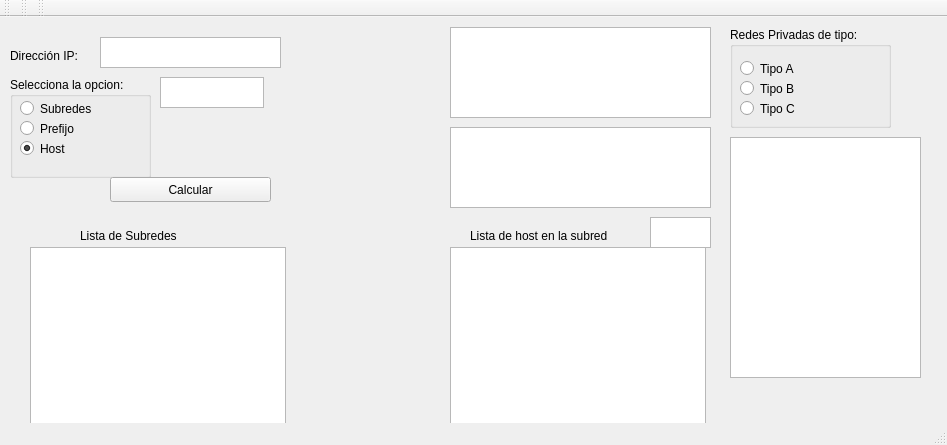
<?xml version="1.0" encoding="UTF-8"?>
<ui version="4.0">
 <class>MainWindow</class>
 <widget class="QMainWindow" name="MainWindow">
  <property name="geometry">
   <rect>
    <x>0</x>
    <y>0</y>
    <width>947</width>
    <height>445</height>
   </rect>
  </property>
  <property name="windowTitle">
   <string>CalculadoraIP</string>
  </property>
  <widget class="QWidget" name="centralwidget">
   <widget class="QLabel" name="label_2">
    <property name="geometry">
     <rect>
      <x>10</x>
      <y>30</y>
      <width>101</width>
      <height>17</height>
     </rect>
    </property>
    <property name="text">
     <string>Dirección IP:</string>
    </property>
   </widget>
   <widget class="QTextEdit" name="txtIp">
    <property name="geometry">
     <rect>
      <x>100</x>
      <y>20</y>
      <width>181</width>
      <height>31</height>
     </rect>
    </property>
   </widget>
   <widget class="QGroupBox" name="groupBox">
    <property name="geometry">
     <rect>
      <x>10</x>
      <y>60</y>
      <width>141</width>
      <height>101</height>
     </rect>
    </property>
    <property name="title">
     <string>Selecciona la opcion: </string>
    </property>
    <widget class="QRadioButton" name="radioButton_3">
     <property name="geometry">
      <rect>
       <x>10</x>
       <y>20</y>
       <width>112</width>
       <height>23</height>
      </rect>
     </property>
     <property name="text">
      <string>Subredes</string>
     </property>
     <attribute name="buttonGroup">
      <string notr="true">buttonGroup</string>
     </attribute>
    </widget>
    <widget class="QRadioButton" name="radioButton">
     <property name="geometry">
      <rect>
       <x>10</x>
       <y>60</y>
       <width>112</width>
       <height>23</height>
      </rect>
     </property>
     <property name="text">
      <string>Host</string>
     </property>
     <property name="checked">
      <bool>true</bool>
     </property>
     <attribute name="buttonGroup">
      <string notr="true">buttonGroup</string>
     </attribute>
    </widget>
    <widget class="QRadioButton" name="Prefijo">
     <property name="geometry">
      <rect>
       <x>10</x>
       <y>40</y>
       <width>112</width>
       <height>23</height>
      </rect>
     </property>
     <property name="text">
      <string>Prefijo</string>
     </property>
     <attribute name="buttonGroup">
      <string notr="true">buttonGroup</string>
     </attribute>
    </widget>
    <zorder>radioButton</zorder>
    <zorder>radioButton_3</zorder>
    <zorder>Prefijo</zorder>
   </widget>
   <widget class="QTextEdit" name="txtOp">
    <property name="geometry">
     <rect>
      <x>160</x>
      <y>60</y>
      <width>104</width>
      <height>31</height>
     </rect>
    </property>
    <property name="placeholderText">
     <string/>
    </property>
   </widget>
   <widget class="QTextEdit" name="txtMarcara">
    <property name="geometry">
     <rect>
      <x>450</x>
      <y>10</y>
      <width>261</width>
      <height>91</height>
     </rect>
    </property>
   </widget>
   <widget class="QTextEdit" name="txtCalculos">
    <property name="geometry">
     <rect>
      <x>450</x>
      <y>110</y>
      <width>261</width>
      <height>81</height>
     </rect>
    </property>
   </widget>
   <widget class="QLabel" name="label">
    <property name="geometry">
     <rect>
      <x>80</x>
      <y>210</y>
      <width>141</width>
      <height>17</height>
     </rect>
    </property>
    <property name="text">
     <string>Lista de Subredes</string>
    </property>
   </widget>
   <widget class="QLabel" name="label_3">
    <property name="geometry">
     <rect>
      <x>470</x>
      <y>210</y>
      <width>241</width>
      <height>17</height>
     </rect>
    </property>
    <property name="text">
     <string>Lista de host en la subred</string>
    </property>
   </widget>
   <widget class="QTableWidget" name="tableSubrede">
    <property name="geometry">
     <rect>
      <x>30</x>
      <y>230</y>
      <width>256</width>
      <height>192</height>
     </rect>
    </property>
   </widget>
   <widget class="QTableWidget" name="tableHost">
    <property name="geometry">
     <rect>
      <x>450</x>
      <y>230</y>
      <width>256</width>
      <height>192</height>
     </rect>
    </property>
   </widget>
   <widget class="QPushButton" name="btnCalcular">
    <property name="geometry">
     <rect>
      <x>110</x>
      <y>160</y>
      <width>161</width>
      <height>25</height>
     </rect>
    </property>
    <property name="text">
     <string>Calcular</string>
    </property>
   </widget>
   <widget class="QTextEdit" name="subred">
    <property name="geometry">
     <rect>
      <x>650</x>
      <y>200</y>
      <width>61</width>
      <height>31</height>
     </rect>
    </property>
   </widget>
   <widget class="QGroupBox" name="groupBox_2">
    <property name="geometry">
     <rect>
      <x>730</x>
      <y>10</y>
      <width>161</width>
      <height>101</height>
     </rect>
    </property>
    <property name="title">
     <string>Redes Privadas de tipo: </string>
    </property>
    <widget class="QRadioButton" name="TipoA">
     <property name="geometry">
      <rect>
       <x>10</x>
       <y>30</y>
       <width>112</width>
       <height>23</height>
      </rect>
     </property>
     <property name="text">
      <string>Tipo A</string>
     </property>
    </widget>
    <widget class="QRadioButton" name="TipoB">
     <property name="geometry">
      <rect>
       <x>10</x>
       <y>50</y>
       <width>112</width>
       <height>23</height>
      </rect>
     </property>
     <property name="text">
      <string>Tipo B </string>
     </property>
    </widget>
    <widget class="QRadioButton" name="TipoC">
     <property name="geometry">
      <rect>
       <x>10</x>
       <y>70</y>
       <width>112</width>
       <height>23</height>
      </rect>
     </property>
     <property name="text">
      <string>Tipo C </string>
     </property>
    </widget>
   </widget>
   <widget class="QTextEdit" name="redesPrivadas">
    <property name="geometry">
     <rect>
      <x>730</x>
      <y>120</y>
      <width>191</width>
      <height>241</height>
     </rect>
    </property>
   </widget>
  </widget>
  <widget class="QStatusBar" name="statusbar"/>
  <widget class="QMenuBar" name="menuBar">
   <property name="geometry">
    <rect>
     <x>0</x>
     <y>0</y>
     <width>947</width>
     <height>22</height>
    </rect>
   </property>
  </widget>
  <widget class="QToolBar" name="toolBar">
   <property name="windowTitle">
    <string>toolBar</string>
   </property>
   <attribute name="toolBarArea">
    <enum>TopToolBarArea</enum>
   </attribute>
   <attribute name="toolBarBreak">
    <bool>false</bool>
   </attribute>
  </widget>
  <widget class="QToolBar" name="toolBar_2">
   <property name="windowTitle">
    <string>toolBar_2</string>
   </property>
   <attribute name="toolBarArea">
    <enum>TopToolBarArea</enum>
   </attribute>
   <attribute name="toolBarBreak">
    <bool>false</bool>
   </attribute>
  </widget>
  <widget class="QToolBar" name="toolBar_3">
   <property name="windowTitle">
    <string>toolBar_3</string>
   </property>
   <attribute name="toolBarArea">
    <enum>TopToolBarArea</enum>
   </attribute>
   <attribute name="toolBarBreak">
    <bool>false</bool>
   </attribute>
  </widget>
 </widget>
 <resources/>
 <connections/>
 <buttongroups>
  <buttongroup name="buttonGroup"/>
 </buttongroups>
</ui>
